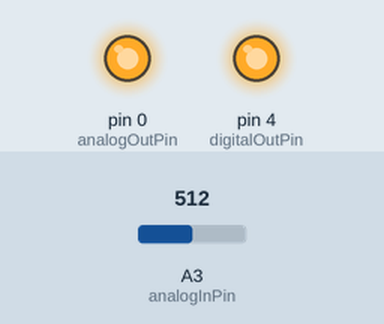
Simulated run of this sketch. Board: Arduino Uno, built with avr-gcc and run on an emulated ATmega328P. Shown: output pins drawn as LEDs (lit = HIGH). The inputs (shaded band) are chosen by the test bench; at power-on: A3 (analogInPin) = 512.

Above: at 1.2 s.
1.3 s: A3 (analogInPin) set to 496
At 2.3 s:
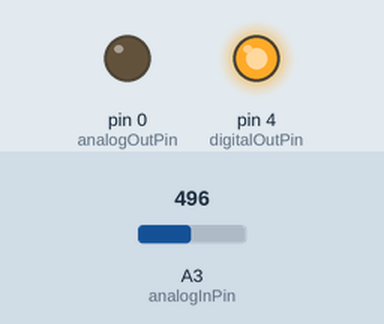
2.8 s: A3 (analogInPin) set to 441
4.3 s: A3 (analogInPin) set to 413
At 4.6 s:
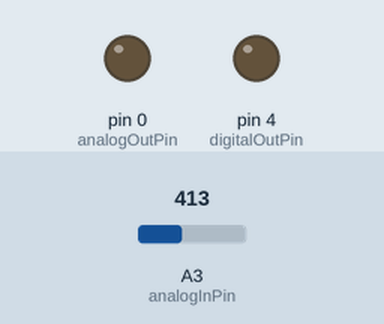
5.8 s: A3 (analogInPin) set to 440
At 7.0 s:
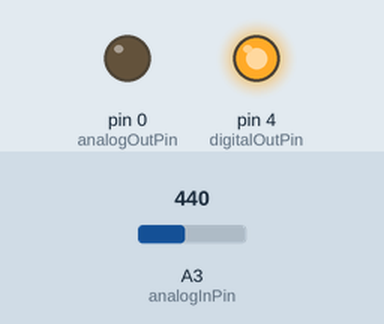
7.3 s: A3 (analogInPin) set to 420
At 8.1 s:
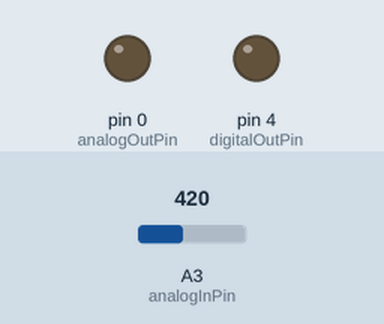
Timing chart, 0 to 9.8 s (numbered marks = the images above; inputs shaded):
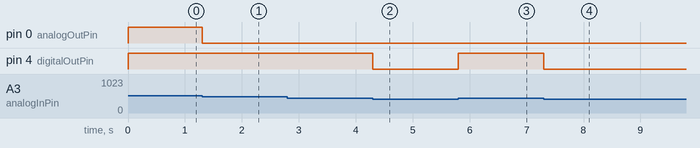

The sketch:

fuelsafe.ino
```cpp
const int analogInPin = A3; // pin for photoresistor
const int analogOutPin = 0; // pin on programming header to copy photoresistor reading
const int digitalOutPin = 4; // pin for output signal

const int threshold = 430;

void setup() {
  pinMode(analogInPin, INPUT);
  pinMode(analogOutPin, OUTPUT);
  pinMode(digitalOutPin, OUTPUT);
}

void loop() {
  int sensorValue = analogRead(analogInPin);
  analogWrite(analogOutPin, sensorValue / 4);
  digitalWrite(digitalOutPin, sensorValue > threshold);
  delay(2);
}
```

Measured:
- the behaviour switches between 512 and 511 on A3 (analogInPin) (found by bisection; images 0 and 1)
- the behaviour switches between 431 and 430 on A3 (analogInPin) (found by bisection; images 1 and 2)
- after the input at 1.3 s, pin 0 (analogOutPin): HIGH → LOW at once
- after the input at 2.8 s, every drawn part: stays the same
- after the input at 4.3 s, pin 4 (digitalOutPin): HIGH → LOW at once
- after the input at 5.8 s, pin 4 (digitalOutPin): LOW → HIGH at once
- after the input at 7.3 s, pin 4 (digitalOutPin): HIGH → LOW at once
